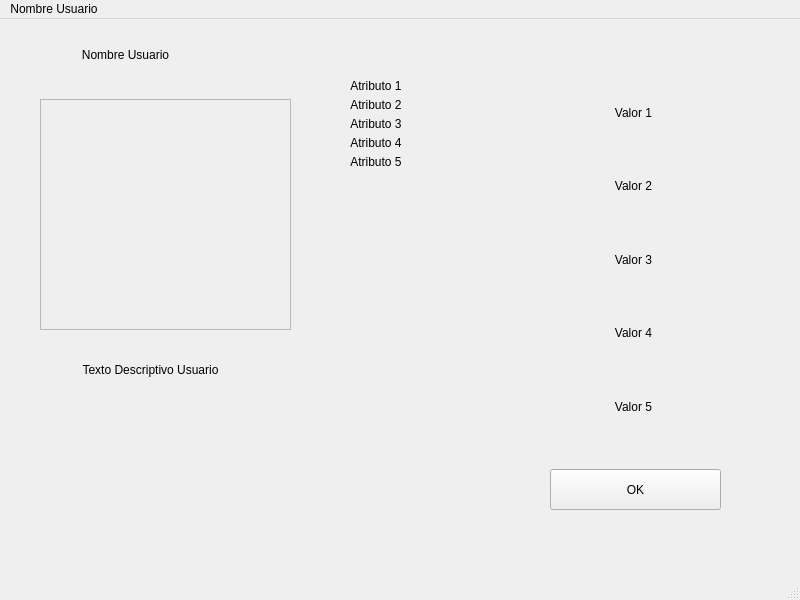
<?xml version="1.0" encoding="UTF-8"?>
<ui version="4.0">
 <class>MainWindow</class>
 <widget class="QMainWindow" name="MainWindow">
  <property name="geometry">
   <rect>
    <x>0</x>
    <y>0</y>
    <width>800</width>
    <height>600</height>
   </rect>
  </property>
  <property name="windowTitle">
   <string>MainWindow</string>
  </property>
  <widget class="QWidget" name="centralwidget">
   <widget class="QWidget" name="widget" native="true">
    <property name="geometry">
     <rect>
      <x>10</x>
      <y>10</y>
      <width>761</width>
      <height>491</height>
     </rect>
    </property>
    <widget class="QLabel" name="label">
     <property name="geometry">
      <rect>
       <x>50</x>
       <y>10</y>
       <width>131</width>
       <height>31</height>
      </rect>
     </property>
     <property name="text">
      <string>Nombre Usuario</string>
     </property>
     <property name="alignment">
      <set>Qt::AlignCenter</set>
     </property>
    </widget>
    <widget class="QFrame" name="frame">
     <property name="geometry">
      <rect>
       <x>30</x>
       <y>70</y>
       <width>251</width>
       <height>231</height>
      </rect>
     </property>
     <property name="frameShape">
      <enum>QFrame::StyledPanel</enum>
     </property>
     <property name="frameShadow">
      <enum>QFrame::Raised</enum>
     </property>
     <widget class="QLabel" name="label_3">
      <property name="geometry">
       <rect>
        <x>170</x>
        <y>168</y>
        <width>249</width>
        <height>141</height>
       </rect>
      </property>
      <property name="text">
       <string>TextLabel</string>
      </property>
     </widget>
    </widget>
    <widget class="QWidget" name="verticalLayoutWidget">
     <property name="geometry">
      <rect>
       <x>340</x>
       <y>50</y>
       <width>191</width>
       <height>361</height>
      </rect>
     </property>
     <layout class="QVBoxLayout" name="verticalLayout">
      <property name="spacing">
       <number>5</number>
      </property>
      <property name="sizeConstraint">
       <enum>QLayout::SetFixedSize</enum>
      </property>
      <item>
       <layout class="QVBoxLayout" name="verticalLayout_2">
        <item>
         <widget class="QLabel" name="label_4">
          <property name="text">
           <string>Atributo 1</string>
          </property>
          <property name="alignment">
           <set>Qt::AlignCenter</set>
          </property>
         </widget>
        </item>
       </layout>
      </item>
      <item>
       <layout class="QVBoxLayout" name="verticalLayout_3">
        <item>
         <widget class="QLabel" name="label_5">
          <property name="text">
           <string>Atributo 2</string>
          </property>
          <property name="alignment">
           <set>Qt::AlignCenter</set>
          </property>
         </widget>
        </item>
       </layout>
      </item>
      <item>
       <layout class="QVBoxLayout" name="verticalLayout_4">
        <item>
         <widget class="QLabel" name="label_6">
          <property name="text">
           <string>Atributo 3</string>
          </property>
          <property name="alignment">
           <set>Qt::AlignCenter</set>
          </property>
         </widget>
        </item>
       </layout>
      </item>
      <item>
       <layout class="QVBoxLayout" name="verticalLayout_5">
        <item>
         <widget class="QLabel" name="label_7">
          <property name="text">
           <string>Atributo 4</string>
          </property>
          <property name="alignment">
           <set>Qt::AlignCenter</set>
          </property>
         </widget>
        </item>
       </layout>
      </item>
      <item>
       <layout class="QVBoxLayout" name="verticalLayout_7">
        <item>
         <widget class="QLabel" name="label_8">
          <property name="text">
           <string>Atributo 5</string>
          </property>
          <property name="alignment">
           <set>Qt::AlignCenter</set>
          </property>
         </widget>
        </item>
       </layout>
      </item>
     </layout>
    </widget>
    <widget class="QLabel" name="label_2">
     <property name="geometry">
      <rect>
       <x>40</x>
       <y>320</y>
       <width>201</width>
       <height>41</height>
      </rect>
     </property>
     <property name="text">
      <string>Texto Descriptivo Usuario</string>
     </property>
     <property name="alignment">
      <set>Qt::AlignCenter</set>
     </property>
    </widget>
    <widget class="QWidget" name="verticalLayoutWidget_6">
     <property name="geometry">
      <rect>
       <x>530</x>
       <y>50</y>
       <width>187</width>
       <height>361</height>
      </rect>
     </property>
     <layout class="QVBoxLayout" name="verticalLayout_6">
      <item>
       <layout class="QVBoxLayout" name="verticalLayout_8">
        <item>
         <layout class="QVBoxLayout" name="verticalLayout_10">
          <item>
           <widget class="QLabel" name="label_13">
            <property name="text">
             <string>Valor 1</string>
            </property>
            <property name="alignment">
             <set>Qt::AlignCenter</set>
            </property>
           </widget>
          </item>
         </layout>
        </item>
        <item>
         <layout class="QVBoxLayout" name="verticalLayout_11">
          <item>
           <widget class="QLabel" name="label_12">
            <property name="text">
             <string>Valor 2</string>
            </property>
            <property name="alignment">
             <set>Qt::AlignCenter</set>
            </property>
           </widget>
          </item>
         </layout>
        </item>
        <item>
         <layout class="QVBoxLayout" name="verticalLayout_12">
          <item>
           <widget class="QLabel" name="label_11">
            <property name="text">
             <string>Valor 3</string>
            </property>
            <property name="alignment">
             <set>Qt::AlignCenter</set>
            </property>
           </widget>
          </item>
         </layout>
        </item>
        <item>
         <layout class="QVBoxLayout" name="verticalLayout_13">
          <item>
           <widget class="QLabel" name="label_10">
            <property name="text">
             <string>Valor 4</string>
            </property>
            <property name="alignment">
             <set>Qt::AlignCenter</set>
            </property>
           </widget>
          </item>
         </layout>
        </item>
        <item>
         <layout class="QVBoxLayout" name="verticalLayout_9">
          <item>
           <widget class="QLabel" name="label_9">
            <property name="text">
             <string>Valor 5</string>
            </property>
            <property name="alignment">
             <set>Qt::AlignCenter</set>
            </property>
           </widget>
          </item>
         </layout>
        </item>
       </layout>
      </item>
     </layout>
    </widget>
    <widget class="QPushButton" name="pushButton">
     <property name="geometry">
      <rect>
       <x>540</x>
       <y>440</y>
       <width>171</width>
       <height>41</height>
      </rect>
     </property>
     <property name="text">
      <string>OK</string>
     </property>
    </widget>
   </widget>
  </widget>
  <widget class="QMenuBar" name="menubar">
   <property name="geometry">
    <rect>
     <x>0</x>
     <y>0</y>
     <width>800</width>
     <height>26</height>
    </rect>
   </property>
   <widget class="QMenu" name="menuNombre_Usuario">
    <property name="title">
     <string>Nombre Usuario</string>
    </property>
   </widget>
   <addaction name="menuNombre_Usuario"/>
  </widget>
  <widget class="QStatusBar" name="statusbar"/>
 </widget>
 <resources/>
 <connections/>
</ui>
